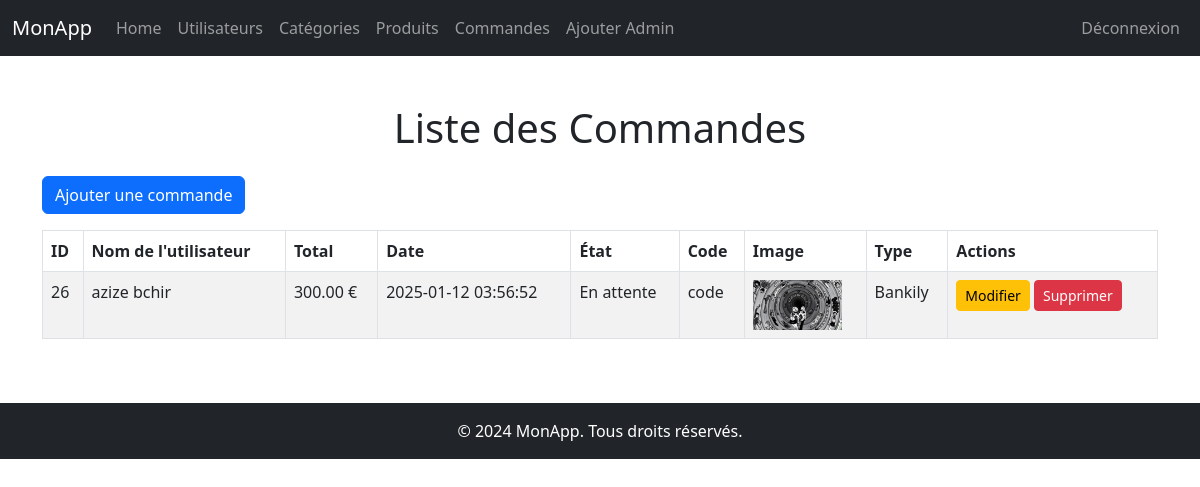
Page /admin/orders/index_order.php (signed in) on the committed database.
### tables this page shows
CREATE TABLE `orders` (
  `id` int(11) NOT NULL,
  `user_id` int(11) DEFAULT NULL,
  `total` decimal(10,2) NOT NULL,
  `date` datetime NOT NULL DEFAULT current_timestamp(),
  `etat` tinyint(1) DEFAULT NULL COMMENT '1: en attente, 2: annulé, 3: expédiée',
  `code` varchar(255) NOT NULL,
  `img` varchar(255) DEFAULT NULL,
  `type` enum('Bankily','Masrvi','Sedade','Bimbank','Click','Amanty') NOT NULL
);

CREATE TABLE `users` (
  `id` int(11) NOT NULL,
  `email` varchar(255) NOT NULL,
  `password` varchar(255) NOT NULL,
  `role` int(1) NOT NULL CHECK (`role` in (1,2)),
  `etat` tinyint(1) NOT NULL DEFAULT 1,
  `nom` varchar(255) NOT NULL,
  `prenom` varchar(255) NOT NULL
);

### admin/orders/index_order.php (the view, shortened to what this page needs)
<?php
include '../../config/db_conn.php';
$sql = "SELECT
            orders.id,
            users.nom AS user_nom,
            users.prenom AS user_prenom,
            orders.total,
            orders.date,
            orders.etat,
            orders.code,
            orders.img,
            orders.type
        FROM orders
        JOIN users ON orders.user_id = users.id";
$result = mysqli_query($conn, $sql);
function formatEtat($etat)
{
    switch ($etat) {
        case 1:
            return "En attente";
    }
}
?>
<!DOCTYPE html>
<html lang="fr">
<head>
    <link href="https://cdn.jsdelivr.net/npm/bootstrap@5.3.0-alpha1/dist/css/bootstrap.min.css" rel="stylesheet">
</head>
<body class="d-flex flex-column min-vh-100">
    <?php include "../../src/php/navbar.php"; ?>
    <main class="container my-5">
        <h1 class="text-center mb-4">Liste des Commandes</h1>
        <a href="add_order.php" class="btn btn-primary mb-3">Ajouter une commande</a>
        <table class="table table-bordered table-striped">
            <thead>
                <tr>
                    <th>ID</th>
                    <th>Nom de l'utilisateur</th>
                    <th>Total</th>
                    <th>Date</th>
                    <th>État</th>
                    <th>Code</th>
                    <th>Image</th>
                    <th>Type</th>
                    <th>Actions</th>
                </tr>
            </thead>
            <tbody>
                <?php if (mysqli_num_rows($result) > 0): ?>
                    <?php while ($row = mysqli_fetch_assoc($result)): ?>
                        <tr>
                            <td><?= htmlspecialchars($row['id']); ?></td>
                            <td><?= htmlspecialchars($row['user_nom'] . " " . $row['user_prenom']); ?></td>
                            <td><?= number_format($row['total'], 2); ?> €</td>
                            <td><?= htmlspecialchars($row['date']); ?></td>
                            <td><?= formatEtat($row['etat']); ?></td>
                            <td><?= htmlspecialchars($row['code']); ?></td>
                            <td>
                                <?php if (!empty($row['img']) && file_exists($_SERVER['DOCUMENT_ROOT'] . '/' . $row['img'])): ?>
                                    <img src="/<?= htmlspecialchars($row['img']); ?>" alt="Image" style="height: 50px;">
                                <?php else: ?>
                                    <img src="/uploads/default.png" alt="Image par défaut" style="height: 50px;">
                                <?php endif; ?>
                            </td>
                            <td><?= htmlspecialchars($row['type']); ?></td>
                            <td>
                                <a href="edit_order.php?id=<?= $row['id']; ?>" class="btn btn-warning btn-sm">Modifier</a>
                                <a href="delete_order.php?id=<?= $row['id']; ?>" class="btn btn-danger btn-sm" onclick="return confirm('Êtes-vous sûr de vouloir supprimer cette commande ?');">Supprimer</a>
                            </td>
                        </tr>
                    <?php endwhile; ?>
                <?php else: ?>
                    <tr>
                        <td colspan="10" class="text-center">Aucune commande trouvée.</td>
                    </tr>
                <?php endif; ?>
            </tbody>
        </table>
    </main>
    <?php include "../../src/php/footer.php"; ?>
</body>
</html>

### rows in the picture
orders: id "26", user.prenom "azize bchir", total "300.00", date "2025-01-12 03:56:52", etat "En attente", code "code", img (picture), type "Bankily"
